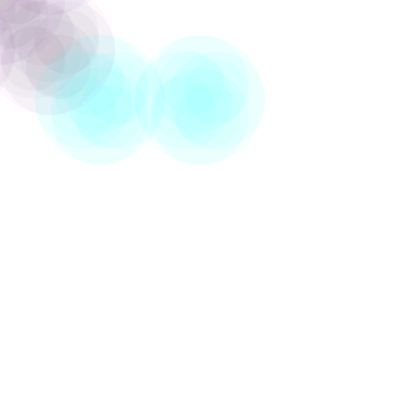
Frame 1 (no input)
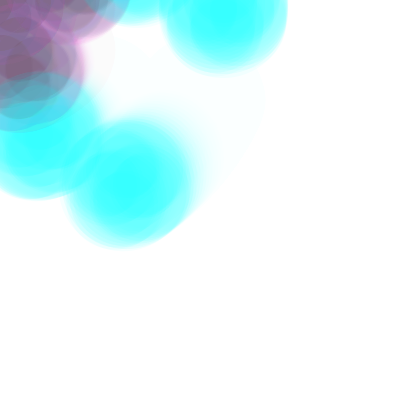
Frame 60 (the mouse pressed at the canvas centre just before this capture)
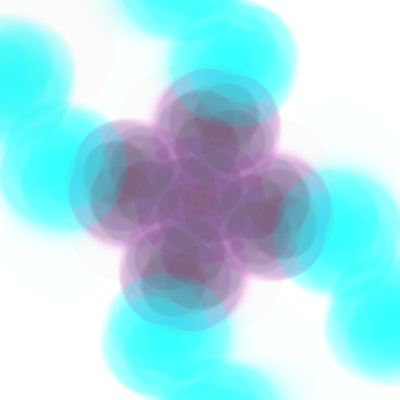
Frame 120 (the mouse held since frame 60 and released just before this capture)

The Processing sketch that drew these frames (run headless with seeded random() and noise(); from frame 60 on, the mouse is pressed at the canvas centre):

// Processing sketch: processing_71928
// ── processing_71928.pde

//Christopher Chan
//ckchan@andrew.cmu.edu
//Homework 5
// (c) code written on Aug 20th, 2012

// Instructions
// press 'q' to change the size of circles
// press 'w' to change the placement of circles
// press '1', '2' & '3' to change the colors of the circles

float r, d, a;
color ellipseCol1, ellipseCol2, ellipseCol3;

void setup()
{
  size (400, 400);
  background (255);
  rectMode (CENTER);
  
  r = random (0,200);
  a = random (0,r);
  ellipseCol1 = color( random(250), random(250), random(250));
  ellipseCol2 = color( random(250), random(250), random(250));
  ellipseCol3 = color( random(250), random(250), random(250));
}

void draw ()
{
  noStroke ();
  translate (mouseX, mouseY);
  rotate (radians(frameCount/2));
  fill (#FFFFFF, 30);
  rect (0, 0, 1200, 1200);
  //rect (0, 0, 100, 100);
  splat (0,0);
  splat (-50,50);
  splat (-50,-50);
  splat (50,-50);
  splat (50,50);
  splat (100,100,r*2);
  splat (-100,100,r*2);
  splat (100,-100,r*2);
  splat (-100,-100,r*2);
  splat (200,100,r*3);
  splat (-200,100,r*3);
  splat (200,-100,r*3);
  splat (-200,-100,r*3);
}

void splat (float x, float y)
{
  fill (ellipseCol1, 10);
  ellipse (x,y,r,r);
  
  fill (ellipseCol2, 10);
  ellipse (x+a/2,y,r*3/4,r*3/4);
  ellipse (x-a/2,y,r*3/4,r*3/4);
  ellipse (x,y+a/2,r*3/4,r*3/4);  
  ellipse (x,y-a/2,r*3/4,r*3/4);  
  
  fill (ellipseCol3, 10);
  ellipse (x+a/2,y-a/4,r/2,r/2);
  ellipse (x+a/4,y+a/2,r/2,r/2);
  ellipse (x-a/4,y-a/2,r/2,r/2);  
  ellipse (x-a/2,y+a/4,r/2,r/2); 
}  

void splat (float x, float y, float d)
{
  fill (#00FFFF, 10);
  ellipse (x,y,r,r);
  
  //fill (#00FFFF, 20);
  ellipse (x+a/2,y,r*3/4,r*3/4);
  ellipse (x-a/2,y,r*3/4,r*3/4);
  ellipse (x,y+a/2,r*3/4,r*3/4);  
  ellipse (x,y-a/2,r*3/4,r*3/4);  
  
  //fill (#00FFFF, 10);
  ellipse (x+a/2,y-a/4,r/2,r/2);
  ellipse (x+a/4,y+a/2,r/2,r/2);
  ellipse (x-a/4,y-a/2,r/2,r/2);  
  ellipse (x-a/2,y+a/4,r/2,r/2);  
}  

void keyPressed ()
{
  if (key == 'q')
  {
    r = random(0,200);
  }
  else if (key == 'w')
  {
    a = random(100,300);
  }
  else if (key == '1')
  {
  ellipseCol1 = color(random (0,250),random (0,250),random (0,250));
  }
  else if (key == '2')
  {
  ellipseCol2 = color(random (0,250),random (0,250),random (0,250));
  }  
  else if (key == '3')
  {
  ellipseCol3 = color(random (0,250),random (0,250),random (0,250));
  }  
}
